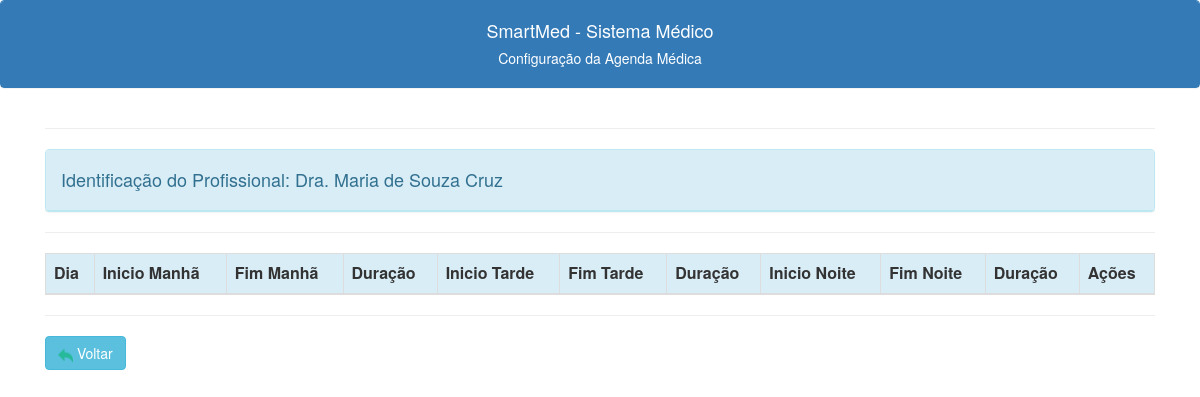
The app's page /config_agenda_criacao.php?id=2 (signed in), older data.
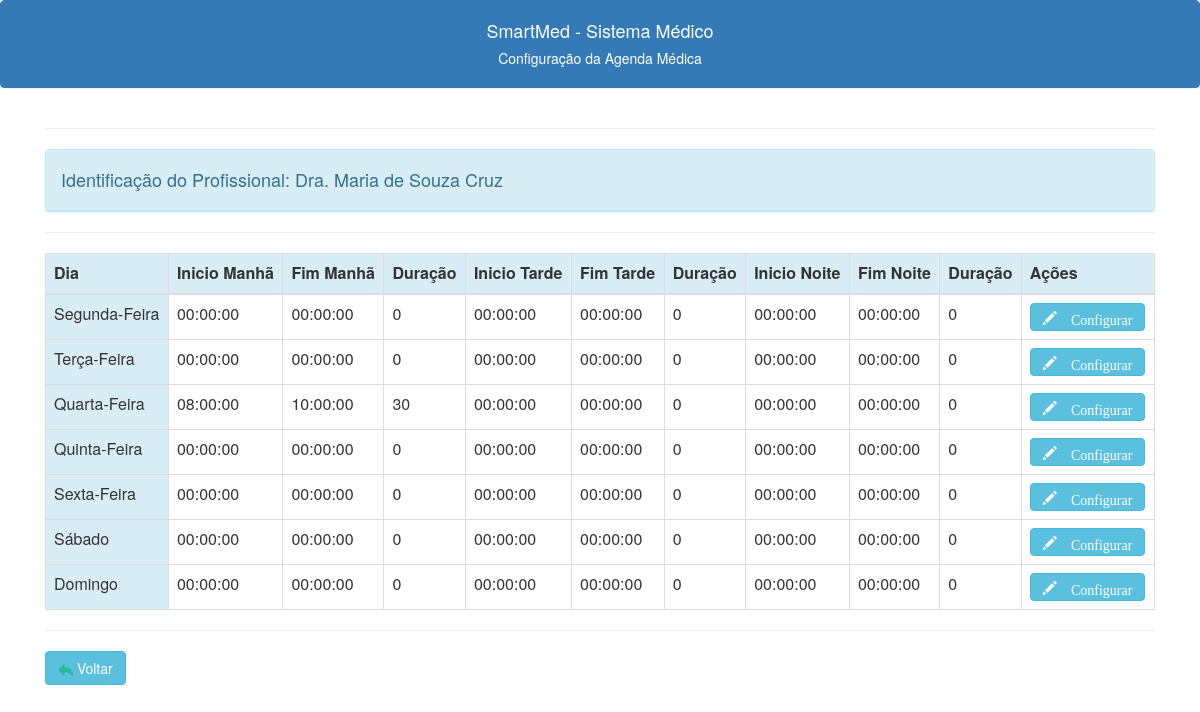
The same page, newer data.
### tables this page shows
CREATE TABLE IF NOT EXISTS `profissionais` (
  `id` int NOT NULL AUTO_INCREMENT,
  `id_especialidade` int NOT NULL,
  `nome` varchar(150) NOT NULL,
  `endereco` varchar(150) DEFAULT NULL,
  `bairro` varchar(150) DEFAULT NULL,
  `cidade` varchar(150) DEFAULT NULL,
  `cep` varchar(11) DEFAULT NULL,
  `uf` char(2) DEFAULT NULL,
  `fone1` varchar(20) NOT NULL,
  `fone2` varchar(20) DEFAULT NULL,
  `email` varchar(200) DEFAULT NULL,
  `url` varchar(200) DEFAULT NULL,
  `identidade` varchar(20) DEFAULT NULL,
  `cpf` varchar(11) NOT NULL,
  `datanasc` date DEFAULT NULL,
  `sexo` char(1) DEFAULT NULL,
  `gera_agenda` char(1) NOT NULL,
  `observacao` blob,
  `crm` varchar(13) DEFAULT NULL,
  PRIMARY KEY (`id`),
  KEY `FK_profissionais_especialidades` (`id_especialidade`),
  CONSTRAINT `FK_profissionais_especialidades` FOREIGN KEY (`id_especialidade`) REFERENCES `especialidades` (`id`)
);

CREATE TABLE IF NOT EXISTS `agendaconfig` (
  `id` int NOT NULL AUTO_INCREMENT,
  `id_profissional` int NOT NULL,
  `dia` int NOT NULL,
  `inicio1` time DEFAULT NULL,
  `fim1` time DEFAULT NULL,
  `duracao1` int DEFAULT NULL,
  `inicio2` time DEFAULT NULL,
  `fim2` time DEFAULT NULL,
  `duracao2` int DEFAULT NULL,
  `inicio3` time DEFAULT NULL,
  `fim3` time DEFAULT NULL,
  `duracao3` int DEFAULT NULL,
  `Habilitado` char(100) DEFAULT NULL,
  PRIMARY KEY (`id`),
  KEY `FK_agendaconfig_profissionais` (`id_profissional`),
  CONSTRAINT `FK_agendaconfig_profissionais` FOREIGN KEY (`id_profissional`) REFERENCES `profissionais` (`id`)
);

### config_agenda_criacao.php (the view, shortened to what this page needs)
<?php
include("links.php");
include("conexao.php");
if ($_SERVER['REQUEST_METHOD'] == 'GET') {
    $c_id = $_GET["id"];
    $c_sql_medico = "SELECT profissionais.nome FROM profissionais where id=$c_id";
    $result_medico = $conection->query($c_sql_medico);
    $c_linha_medico = $result_medico->fetch_assoc();
    $c_sql = "SELECT COUNT(*) AS total FROM agendaconfig  where id_profissional='$c_id'";
    $result = $conection->query($c_sql);
    $c_linha = $result->fetch_assoc();
    if ($c_linha['total'] == 0) {
        $i_contador = 1;
        while ($i_contador < 8) {
            $c_contador = strval($i_contador);
            $c_sql_insere = "Insert into agendaconfig (id_profissional, dia, inicio1, inicio2, inicio3
            , fim1, fim2, fim3, duracao1, duracao2, duracao3)
            value ('$c_id', '$c_contador', '00:00', '00:00', '00:00'
            , '00:00', '00:00', '00:00', '0', '0', '0')";
            $result = $conection->query($c_sql_insere);
            $i_contador++;
            $c_sql = "select * from agendaconfig where id_profissional='$c_id'";
            $result = $conection->query($c_sql);
        }
    } else {
        $c_sql = "select * from agendaconfig where id_profissional='$c_id'";
        $result = $conection->query($c_sql);
    }
}
?>
<!DOCTYPE html>
<html lang="en">
<head>
</head>
<body>
    <div class="panel panel-primary class">
        <div class="panel-heading text-center">
            <h4>SmartMed - Sistema Médico</h4>
            <h5>Configuração da Agenda Médica<h5>
        </div>
    </div>
    <div class="container -my5">
        <hr>
        <div class="panel panel-info">
            <div class="panel-heading">
                <h4>Identificação do Profissional:<?php echo ' ' . $c_linha_medico['nome']; ?></h4>
            </div>
        </div>
        <hr>
        <table class="table display table-bordered tabconfig">
            <thead class="thead">
                <tr class="info">
                    <th scope="col">Dia</th>
                    <th scope="col">Inicio Manhã</th>
                    <th scope="col">Fim Manhã</th>
                    <th scope="col">Duração</th>
                    <th scope="col">Inicio Tarde</th>
                    <th scope="col">Fim Tarde</th>
                    <th scope="col">Duração</th>
                    <th scope="col">Inicio Noite</th>
                    <th scope="col">Fim Noite</th>
                    <th scope="col">Duração</th>
                    <th scope="col">Ações</th>
                </tr>
            </thead>
            <tbody>
                <?php
                while ($c_linha = $result->fetch_assoc()) {
                    switch ($c_linha['dia']) {
                        case "1":
                            $c_dia = 'Segunda-Feira';
                            break;
                        case "2":
                            $c_dia = 'Terça-Feira';
                            break;
                        case "3":
                            $c_dia = 'Quarta-Feira';
                            break;
                        case "4":
                            $c_dia = 'Quinta-Feira';
                            break;
                        case "5":
                            $c_dia = 'Sexta-Feira';
                            break;
                        case "6":
                            $c_dia = 'Sábado';
                            break;
                        case "7":
                            $c_dia = 'Domingo';
                            break;
                    }
                    echo "
                            <tr>
                            <td style='display:none'>$c_linha[id]</td>
                            <td class='info'>$c_dia</td>
                            <td>$c_linha[inicio1]</td>
                            <td>$c_linha[fim1]</td>
                            <td>$c_linha[duracao1]</td>
                            <td>$c_linha[inicio2]</td>
                            <td>$c_linha[fim2]</td>
                            <td>$c_linha[duracao2]</td>
                            <td>$c_linha[inicio3]</td>
                            <td>$c_linha[fim3]</td>
                            <td>$c_linha[duracao3]</td>
                            <td><button class='btn btn-info editbtn' data-toggle=modal' title='Editar Horários'><span class='glyphicon glyphicon-pencil'> Configurar
                            </span></button></td>
                            </tr>
                                ";
                }
                ?>
            </tbody>
        </table>
        <hr>
        <a class='btn btn-info' href='/smedweb/config_agenda.php'> <img src="\smedweb\images\voltar.png" alt="" width="15" height="15"> Voltar</a>
    </div>
</body>
</html>

### links.php (shortened to what this page needs)
<link rel="stylesheet" href="https://cdn.jsdelivr.net/npm/bootstrap@4.0.0/dist/css/bootstrap.min.css">
<link rel="stylesheet" href="https://maxcdn.bootstrapcdn.com/bootstrap/3.3.7/css/bootstrap.min.css">
<link href="https://nightly.datatables.net/css/jquery.dataTables.css" rel="stylesheet" type="text/css" />

Row changes from the older to the newer data that the page shows:
added agendaconfig: dia "Segunda-Feira", inicio1 "00:00:00", fim1 "00:00:00", duracao1 "0", inicio2 "00:00:00", fim2 "00:00:00", duracao2 "0", inicio3 "00:00:00", fim3 "00:00:00", duracao3 "0"
added agendaconfig: dia "Terça-Feira", inicio1 "00:00:00", fim1 "00:00:00", duracao1 "0", inicio2 "00:00:00", fim2 "00:00:00", duracao2 "0", inicio3 "00:00:00", fim3 "00:00:00", duracao3 "0"
added agendaconfig: dia "Quarta-Feira", inicio1 "08:00:00", fim1 "10:00:00", duracao1 "30", inicio2 "00:00:00", fim2 "00:00:00", duracao2 "0", inicio3 "00:00:00", fim3 "00:00:00", duracao3 "0"
added agendaconfig: dia "Quinta-Feira", inicio1 "00:00:00", fim1 "00:00:00", duracao1 "0", inicio2 "00:00:00", fim2 "00:00:00", duracao2 "0", inicio3 "00:00:00", fim3 "00:00:00", duracao3 "0"
added agendaconfig: dia "Sexta-Feira", inicio1 "00:00:00", fim1 "00:00:00", duracao1 "0", inicio2 "00:00:00", fim2 "00:00:00", duracao2 "0", inicio3 "00:00:00", fim3 "00:00:00", duracao3 "0"
added agendaconfig: dia "Sábado", inicio1 "00:00:00", fim1 "00:00:00", duracao1 "0", inicio2 "00:00:00", fim2 "00:00:00", duracao2 "0", inicio3 "00:00:00", fim3 "00:00:00", duracao3 "0"
added agendaconfig: dia "Domingo", inicio1 "00:00:00", fim1 "00:00:00", duracao1 "0", inicio2 "00:00:00", fim2 "00:00:00", duracao2 "0", inicio3 "00:00:00", fim3 "00:00:00", duracao3 "0"
